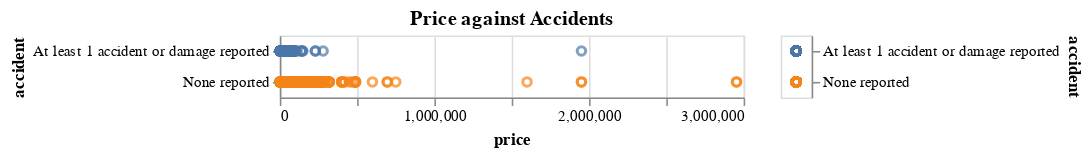

The code cell stored with this chart in its notebook:
### Code cell
sampled_df = df[~df['accident'].isna()].sample(5000, random_state=RANDOM_STATE)

selection = alt.selection_point(fields=['accident'])
color = alt.condition(
    selection,
    alt.Color('accident:N').legend(None),
    alt.value('lightgray')
)

acc_price_chart = alt.Chart(
    sampled_df,
    title='Price against Accidents'
).mark_point().encode(
    x=alt.X('price:Q'),
    y=alt.Y('accident:N'),
    color=color,
    tooltip=[
        alt.Tooltip('model'),
        alt.Tooltip('price', format=',')
    ]
)

legend = alt.Chart(
    sampled_df
).mark_point().encode(
    alt.Y('accident:N').axis(orient='right'),
    color=color
).add_params(
    selection
)

chart = acc_price_chart | legend
chart

### Figure 1 — Vega-Lite specification as saved in the notebook (floating-point values rounded to 4 significant figures; data arrays with more than 128 entries replaced by an {"elided": "..."} marker saying what was removed)
{"config": {"view": {"continuousWidth": 300, "continuousHeight": 300}}, "hconcat": [{"mark": {"type": "point"}, "encoding": {"color": {"condition": {"param": "param_10", "field": "accident", "legend": null, "type": "nominal"}, "value": "lightgray"}, "tooltip": [{"field": "model", "type": "nominal"}, {"field": "price", "format": ",", "type": "quantitative"}], "x": {"field": "price", "type": "quantitative"}, "y": {"field": "accident", "type": "nominal"}}, "title": "Price against Accidents"}, {"mark": {"type": "point"}, "encoding": {"color": {"condition": {"param": "param_10", "field": "accident", "legend": null, "type": "nominal"}, "value": "lightgray"}, "y": {"axis": {"orient": "right"}, "field": "accident", "type": "nominal"}}, "name": "view_10"}], "data": {"name": "data-cc20e53753c5bb19ae3af9a60454df35"}, "params": [{"name": "param_10", "select": {"type": "point", "fields": ["accident"]}, "views": ["view_10"]}], "$schema": "https://vega.github.io/schema/vega-lite/v5.20.1.json", "datasets": {"data-cc20e53753c5bb19ae3af9a60454df35": {"elided": "5000 records"}}}
